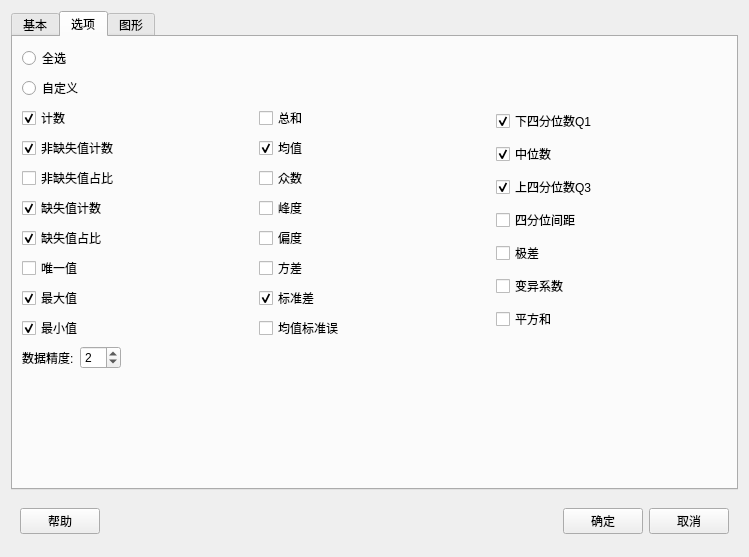
<?xml version="1.0" encoding="UTF-8"?>
<ui version="4.0">
 <class>Form</class>
 <widget class="QWidget" name="Form">
  <property name="geometry">
   <rect>
    <x>0</x>
    <y>0</y>
    <width>749</width>
    <height>557</height>
   </rect>
  </property>
  <property name="windowTitle">
   <string>显示描述性统计量</string>
  </property>
  <layout class="QVBoxLayout" name="verticalLayout_13">
   <item>
    <widget class="QTabWidget" name="tabWidget">
     <property name="currentIndex">
      <number>1</number>
     </property>
     <widget class="QWidget" name="tab">
      <attribute name="title">
       <string>基本</string>
      </attribute>
      <layout class="QHBoxLayout" name="horizontalLayout_5">
       <property name="leftMargin">
        <number>0</number>
       </property>
       <property name="topMargin">
        <number>0</number>
       </property>
       <property name="rightMargin">
        <number>0</number>
       </property>
       <property name="bottomMargin">
        <number>0</number>
       </property>
       <item>
        <widget class="QWidget" name="widget_2" native="true">
         <property name="maximumSize">
          <size>
           <width>200</width>
           <height>16777215</height>
          </size>
         </property>
         <layout class="QVBoxLayout" name="verticalLayout_2">
          <property name="leftMargin">
           <number>5</number>
          </property>
          <property name="topMargin">
           <number>5</number>
          </property>
          <property name="rightMargin">
           <number>5</number>
          </property>
          <property name="bottomMargin">
           <number>0</number>
          </property>
          <item>
           <widget class="QLabel" name="label_3">
            <property name="text">
             <string>全部变量:</string>
            </property>
           </widget>
          </item>
          <item>
           <widget class="QListWidget" name="listWidget_var"/>
          </item>
         </layout>
        </widget>
       </item>
       <item>
        <layout class="QVBoxLayout" name="verticalLayout_3">
         <item>
          <layout class="QVBoxLayout" name="vbox_right_up">
           <item>
            <widget class="QLabel" name="label">
             <property name="text">
              <string>已选变量:</string>
             </property>
            </widget>
           </item>
           <item>
            <widget class="QListWidget" name="listWidget_selected"/>
           </item>
           <item>
            <layout class="QHBoxLayout" name="horizontalLayout_2">
             <property name="spacing">
              <number>0</number>
             </property>
            </layout>
           </item>
          </layout>
         </item>
         <item>
          <layout class="QVBoxLayout" name="vbox_right_down">
           <property name="spacing">
            <number>0</number>
           </property>
           <item>
            <widget class="QLabel" name="label_2">
             <property name="text">
              <string>分组变量(可选)</string>
             </property>
            </widget>
           </item>
           <item>
            <widget class="QListWidget" name="listWidget_group"/>
           </item>
           <item>
            <layout class="QHBoxLayout" name="horizontalLayout_4"/>
           </item>
          </layout>
         </item>
        </layout>
       </item>
      </layout>
     </widget>
     <widget class="QWidget" name="tab_2">
      <attribute name="title">
       <string>选项</string>
      </attribute>
      <layout class="QVBoxLayout" name="verticalLayout_12">
       <item>
        <widget class="QRadioButton" name="radioButton_all">
         <property name="text">
          <string>全选</string>
         </property>
        </widget>
       </item>
       <item>
        <widget class="QRadioButton" name="radioButton_custom">
         <property name="text">
          <string>自定义</string>
         </property>
        </widget>
       </item>
       <item>
        <layout class="QHBoxLayout" name="hbox_stat_option">
         <item>
          <layout class="QVBoxLayout" name="verticalLayout_9">
           <item>
            <widget class="QCheckBox" name="checkBox_total_cnt">
             <property name="text">
              <string>计数</string>
             </property>
             <property name="checked">
              <bool>true</bool>
             </property>
            </widget>
           </item>
           <item>
            <widget class="QCheckBox" name="checkBox_valid_cnt">
             <property name="text">
              <string>非缺失值计数</string>
             </property>
             <property name="checked">
              <bool>true</bool>
             </property>
            </widget>
           </item>
           <item>
            <widget class="QCheckBox" name="checkBox_valid_ratio">
             <property name="text">
              <string>非缺失值占比</string>
             </property>
            </widget>
           </item>
           <item>
            <widget class="QCheckBox" name="checkBox_miss_cnt">
             <property name="text">
              <string>缺失值计数</string>
             </property>
             <property name="checked">
              <bool>true</bool>
             </property>
            </widget>
           </item>
           <item>
            <widget class="QCheckBox" name="checkBox_miss_ratio">
             <property name="text">
              <string>缺失值占比</string>
             </property>
             <property name="checked">
              <bool>true</bool>
             </property>
            </widget>
           </item>
           <item>
            <widget class="QCheckBox" name="checkBox_unique">
             <property name="text">
              <string>唯一值</string>
             </property>
            </widget>
           </item>
           <item>
            <widget class="QCheckBox" name="checkBox_max">
             <property name="text">
              <string>最大值</string>
             </property>
             <property name="checked">
              <bool>true</bool>
             </property>
            </widget>
           </item>
           <item>
            <widget class="QCheckBox" name="checkBox_min">
             <property name="text">
              <string>最小值</string>
             </property>
             <property name="checked">
              <bool>true</bool>
             </property>
            </widget>
           </item>
          </layout>
         </item>
         <item>
          <layout class="QVBoxLayout" name="verticalLayout_10">
           <item>
            <widget class="QCheckBox" name="checkBox_sum">
             <property name="text">
              <string>总和</string>
             </property>
            </widget>
           </item>
           <item>
            <widget class="QCheckBox" name="checkBox_mean">
             <property name="text">
              <string>均值</string>
             </property>
             <property name="checked">
              <bool>true</bool>
             </property>
            </widget>
           </item>
           <item>
            <widget class="QCheckBox" name="checkBox_mode">
             <property name="text">
              <string>众数</string>
             </property>
            </widget>
           </item>
           <item>
            <widget class="QCheckBox" name="checkBox_kurt">
             <property name="text">
              <string>峰度</string>
             </property>
            </widget>
           </item>
           <item>
            <widget class="QCheckBox" name="checkBox_skew">
             <property name="text">
              <string>偏度</string>
             </property>
            </widget>
           </item>
           <item>
            <widget class="QCheckBox" name="checkBox_var">
             <property name="text">
              <string>方差</string>
             </property>
            </widget>
           </item>
           <item>
            <widget class="QCheckBox" name="checkBox_std">
             <property name="text">
              <string>标准差</string>
             </property>
             <property name="checked">
              <bool>true</bool>
             </property>
            </widget>
           </item>
           <item>
            <widget class="QCheckBox" name="checkBox_se_mean">
             <property name="text">
              <string>均值标准误</string>
             </property>
            </widget>
           </item>
          </layout>
         </item>
         <item>
          <layout class="QVBoxLayout" name="verticalLayout_11">
           <item>
            <widget class="QCheckBox" name="checkBox_q1">
             <property name="text">
              <string>下四分位数Q1</string>
             </property>
             <property name="checked">
              <bool>true</bool>
             </property>
            </widget>
           </item>
           <item>
            <widget class="QCheckBox" name="checkBox_median">
             <property name="text">
              <string>中位数</string>
             </property>
             <property name="checked">
              <bool>true</bool>
             </property>
            </widget>
           </item>
           <item>
            <widget class="QCheckBox" name="checkBox_q3">
             <property name="text">
              <string>上四分位数Q3</string>
             </property>
             <property name="checked">
              <bool>true</bool>
             </property>
            </widget>
           </item>
           <item>
            <widget class="QCheckBox" name="checkBox_qrange">
             <property name="text">
              <string>四分位间距</string>
             </property>
            </widget>
           </item>
           <item>
            <widget class="QCheckBox" name="checkBox_range">
             <property name="text">
              <string>极差</string>
             </property>
            </widget>
           </item>
           <item>
            <widget class="QCheckBox" name="checkBox_cv">
             <property name="text">
              <string>变异系数</string>
             </property>
            </widget>
           </item>
           <item>
            <widget class="QCheckBox" name="checkBox_sum_of_squares">
             <property name="text">
              <string>平方和</string>
             </property>
            </widget>
           </item>
          </layout>
         </item>
        </layout>
       </item>
       <item>
        <layout class="QHBoxLayout" name="horizontalLayout_3">
         <item>
          <widget class="QLabel" name="label_4">
           <property name="text">
            <string>数据精度:</string>
           </property>
          </widget>
         </item>
         <item>
          <widget class="QSpinBox" name="spinBox_precision">
           <property name="value">
            <number>2</number>
           </property>
          </widget>
         </item>
         <item>
          <spacer name="horizontalSpacer_2">
           <property name="orientation">
            <enum>Qt::Horizontal</enum>
           </property>
           <property name="sizeHint" stdset="0">
            <size>
             <width>40</width>
             <height>20</height>
            </size>
           </property>
          </spacer>
         </item>
        </layout>
       </item>
       <item>
        <spacer name="verticalSpacer">
         <property name="orientation">
          <enum>Qt::Vertical</enum>
         </property>
         <property name="sizeHint" stdset="0">
          <size>
           <width>20</width>
           <height>277</height>
          </size>
         </property>
        </spacer>
       </item>
      </layout>
     </widget>
     <widget class="QWidget" name="tab_3">
      <attribute name="title">
       <string>图形</string>
      </attribute>
      <layout class="QVBoxLayout" name="verticalLayout_15">
       <item>
        <layout class="QVBoxLayout" name="verticalLayout_14">
         <item>
          <widget class="QCheckBox" name="checkBoxhist">
           <property name="text">
            <string>数据直方图</string>
           </property>
          </widget>
         </item>
         <item>
          <widget class="QCheckBox" name="checkBox_normal">
           <property name="text">
            <string>带正态曲线的数据直方图</string>
           </property>
          </widget>
         </item>
         <item>
          <widget class="QCheckBox" name="checkBox_value">
           <property name="text">
            <string>单值图</string>
           </property>
          </widget>
         </item>
         <item>
          <widget class="QCheckBox" name="checkBox_boxplot">
           <property name="text">
            <string>数据箱线图</string>
           </property>
          </widget>
         </item>
         <item>
          <spacer name="verticalSpacer_4">
           <property name="orientation">
            <enum>Qt::Vertical</enum>
           </property>
           <property name="sizeHint" stdset="0">
            <size>
             <width>20</width>
             <height>40</height>
            </size>
           </property>
          </spacer>
         </item>
        </layout>
       </item>
      </layout>
     </widget>
    </widget>
   </item>
   <item>
    <widget class="QWidget" name="widget_3" native="true">
     <property name="minimumSize">
      <size>
       <width>0</width>
       <height>50</height>
      </size>
     </property>
     <property name="maximumSize">
      <size>
       <width>16777215</width>
       <height>50</height>
      </size>
     </property>
     <layout class="QHBoxLayout" name="horizontalLayout">
      <item>
       <widget class="QPushButton" name="pushButton_help">
        <property name="text">
         <string>帮助</string>
        </property>
       </widget>
      </item>
      <item>
       <spacer name="horizontalSpacer">
        <property name="orientation">
         <enum>Qt::Horizontal</enum>
        </property>
        <property name="sizeHint" stdset="0">
         <size>
          <width>467</width>
          <height>20</height>
         </size>
        </property>
       </spacer>
      </item>
      <item>
       <widget class="QPushButton" name="pushButton_ok">
        <property name="text">
         <string>确定</string>
        </property>
       </widget>
      </item>
      <item>
       <widget class="QPushButton" name="pushButton_cancel">
        <property name="text">
         <string>取消</string>
        </property>
       </widget>
      </item>
     </layout>
    </widget>
   </item>
  </layout>
 </widget>
 <resources>
  <include location="stats.qrc"/>
 </resources>
 <connections/>
</ui>
